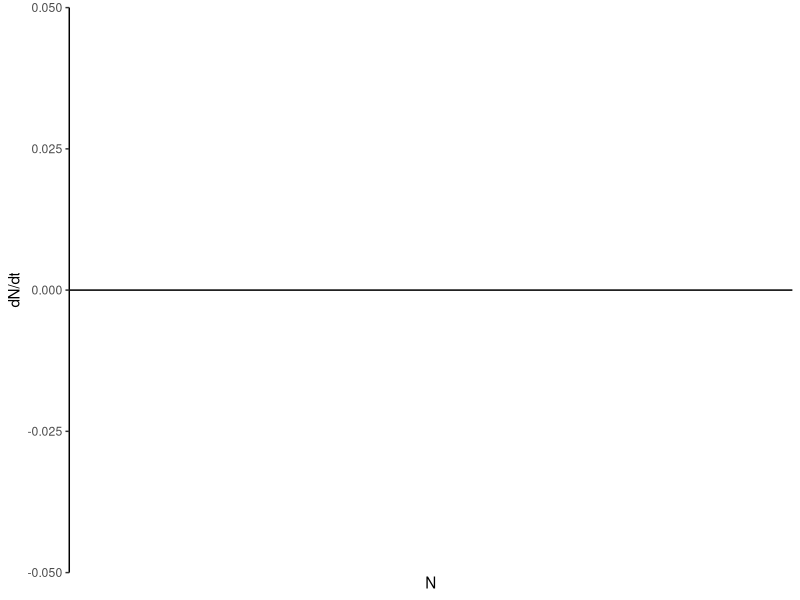
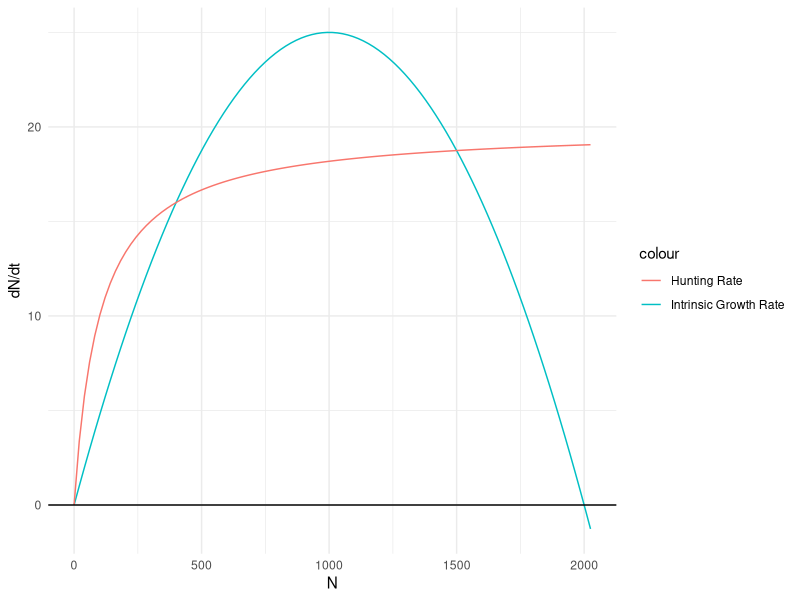
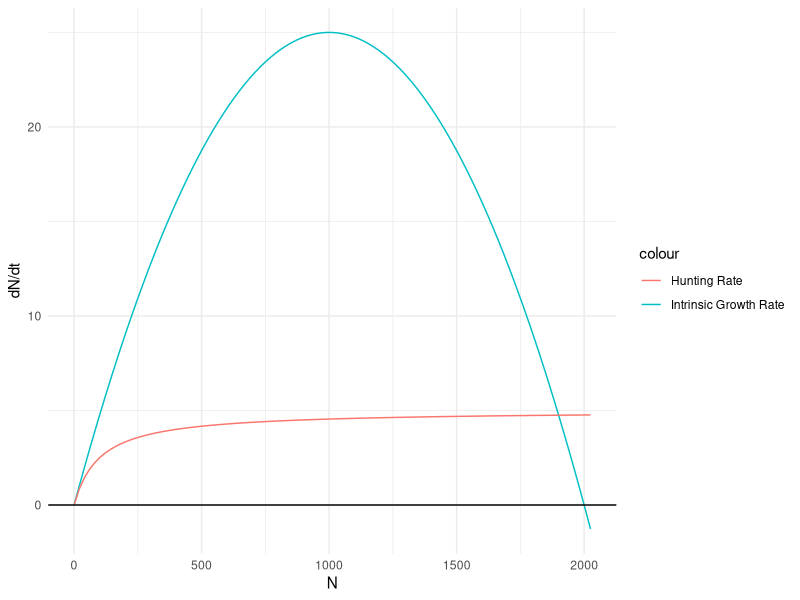
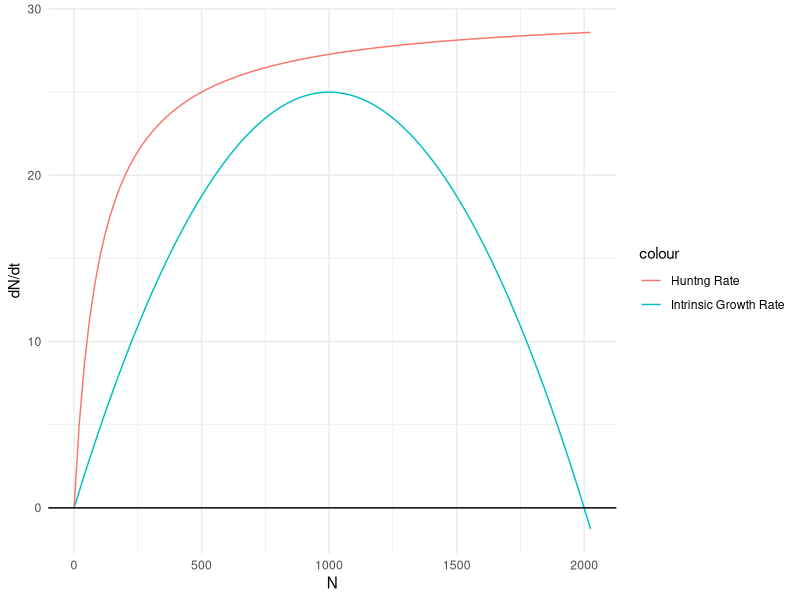
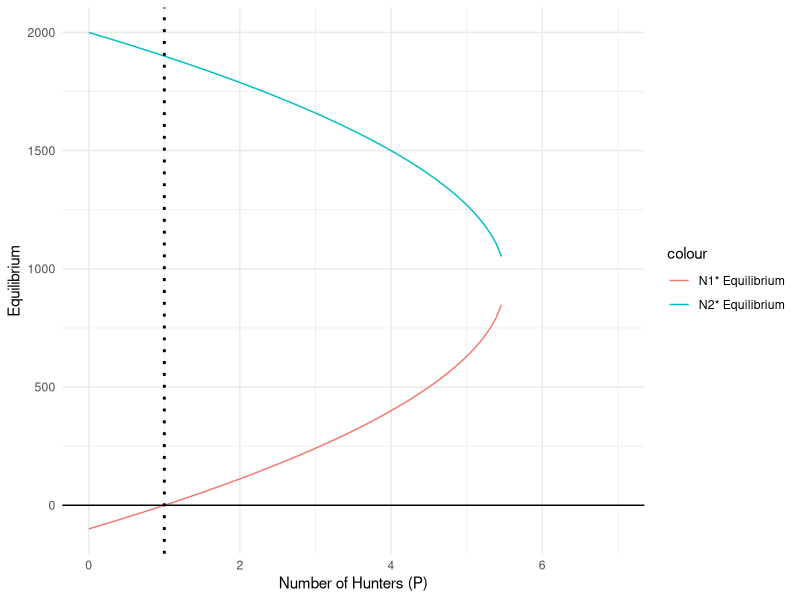

Here is the R script that generated these plots, in order:
## ---- chunk 1
knitr::opts_chunk$set(echo = TRUE)


### Load packages 

library(tidyverse)
library(Deriv)
## ---- chunk 2

### Set up parameters:

r = 0.05 # intrinsic growth
K = 2000 # carrying capacity
P = 4 # number of hunters
a = 0.05 # per prey attack rate
h = 0.2 # harvest time 

f <- function(N) r*N*(1-N/K) - P*((a*N)/(1+a*h*N)) # Here is where you define the function

ggplot(data.frame(N = 0:2025), aes(x = N)) +
  stat_function(fun = "f", color = "purple") +
  geom_hline(yintercept = 0) +
  ylab("dN/dt") +
  theme_classic()

## ---- chunk 3

deriveFn <- Deriv(f)

deriveFn

Simplify(deriveFn)
  
# .e1 <- 1 + a * h * N , N * (a^2 * h * P/.e1^2 - r/K) + r * (1 - N/K) - a * P/.e1
 
 
## ---- chunk 4

r <- 0.05
K <- 2000
P <- 4
a <- 0.05
h <- 0.2

# Intrinsic Population Growth Rate Function

ipgr <- function(N) (r*N) * (1 - N/K)

# Hunting Rate Function

hr <- function(N) P* ((a* N)/(1 + a*h*N))

rates_plot <- ggplot(data.frame(N = 0:2025), aes(x=N)) +
  stat_function(fun = ipgr, aes(color = "Intrinsic Growth Rate")) +
  stat_function(fun = hr, aes(color = "Hunting Rate")) +
  geom_hline(yintercept = 0) +
  ylab("dN/dt") +
  theme_minimal()

rates_plot


## ---- chunk 5

### Graph when P = 1

r <- 0.05
K <- 2000
P <- 1
a <- 0.05
h <- 0.2

# Intrinsic Population Growth Rate Function

ipgr_P1 <- function(N) (r*N) * (1 - N/K)

# Hunting Rate Function

hr_P1 <- function(N) P* ((a* N)/(1 + a*h*N))

P1_plot <- ggplot(data.frame(N = 0:2025), aes(x=N)) +
  stat_function(fun = ipgr_P1, aes(color = "Intrinsic Growth Rate")) +
  stat_function(fun = hr_P1, aes(color = "Hunting Rate")) +
  geom_hline(yintercept = 0) +
  ylab("dN/dt") +
  theme_minimal()


P1_plot


## ---- chunk 6


### Graph when P = 6

r <- 0.05
K <- 2000
P <- 6
a <- 0.05
h <- 0.2

# Intrinsic Population Growth Rate Function

ipgr_P6 <- function(N) (r*N) * (1 - N/K)

# Hunting Rate Function

hr_P6 <- function(N) P* ((a* N)/(1 + a*h*N))

P6_plot <- ggplot(data.frame(N = 0:2025), aes(x=N)) +
  stat_function(fun = ipgr_P6, aes(color = "Intrinsic Growth Rate")) +
  stat_function(fun = hr_P6, aes(color = "Huntng Rate")) +
  geom_hline(yintercept = 0) +
  ylab("dN/dt") +
  theme_minimal()


P6_plot

## ---- chunk 7

## Parameters 
r <- 0.05
K <- 2000
a <- 0.05
h <- 0.2
d <- 1/(a*h)

# Function for N = 400 equilibrium

equil_400 <- function(P) (1/2) * ((K - d) - sqrt((K-d)^2 + ((4*K*d)/(r)) *(r - a * P)))


# Function for N = 1500 equilibrium

equil_1500 <- function(P) (1/2) * ((K - d) + sqrt((K-d)^2 + ((4*K*d)/(r)) *(r - a * P)))


### Plot equilibria 

equil_plot <-ggplot(data.frame(P = 0:7) , aes(x = P)) + 
  stat_function(fun = equil_400, aes(color = "N1* Equilibrium")) + stat_function(fun = equil_1500, aes(color = "N2* Equilibrium")) +
  geom_hline(yintercept = 0) +
  geom_vline(xintercept = 1, linetype = "dotted", color = "black", size = 1) +
  labs( x = "Number of Hunters (P)", y = "Equilibrium") +
  theme_minimal()

equil_plot

